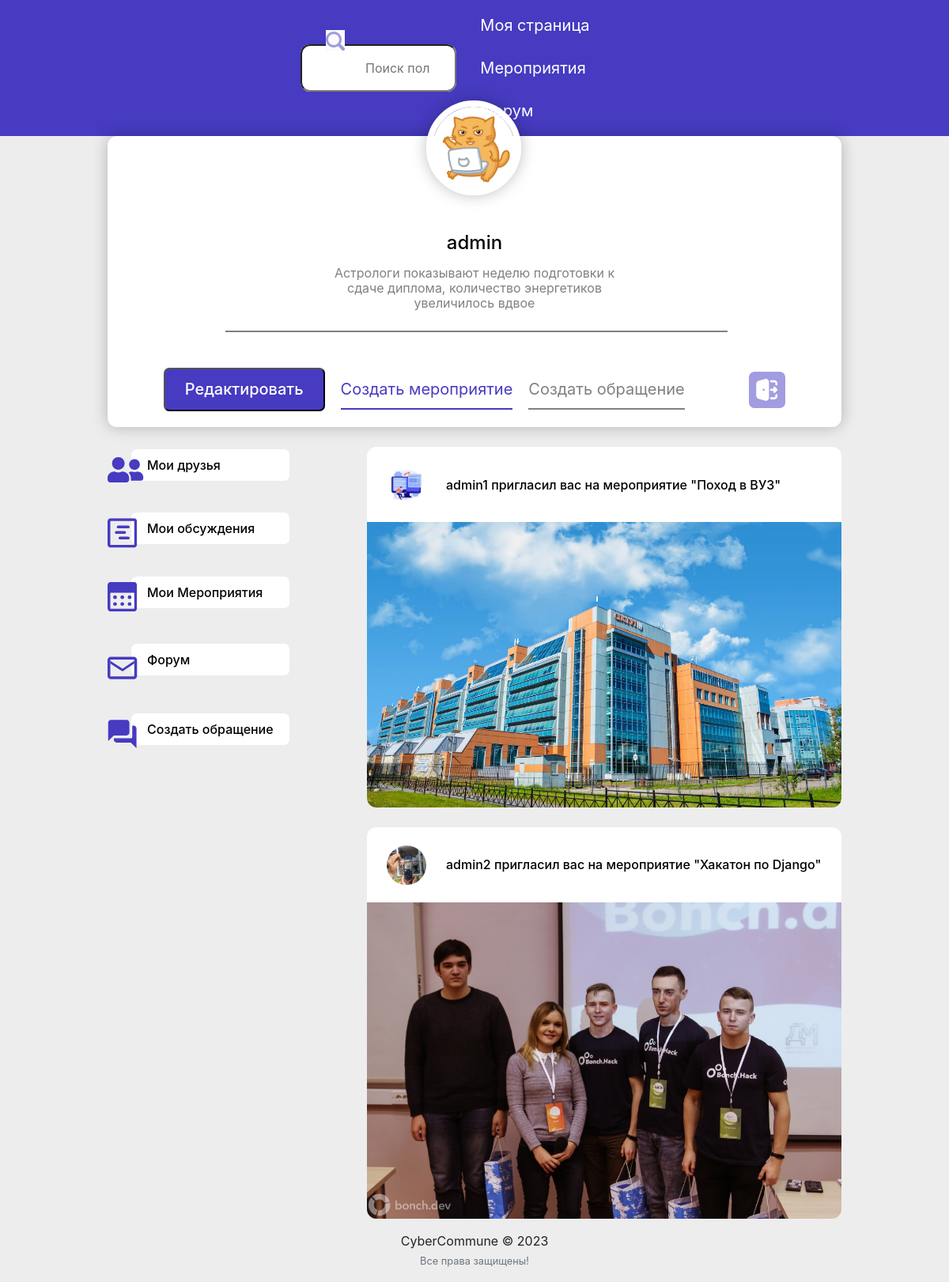
Page /my-profile/ (signed in) on the committed database.
### users/models.py (models this page shows, shortened)
class Profile(models.Model):
    user = models.OneToOneField(User, on_delete=models.CASCADE)
    image = models.ImageField(default='profile_pics/default.png', upload_to='profile_pics')
    slug = AutoSlugField(populate_from='user')
    bio = models.CharField(max_length=255, blank=True)
    spec = models.CharField(max_length=255)
    friends = models.ManyToManyField("Profile", blank=True)

### events/models.py (models this page shows, shortened)
class EventRequest(models.Model):
    to_user = models.ForeignKey(settings.AUTH_USER_MODEL, related_name='to_user_event', on_delete=models.CASCADE)
    from_user = models.ForeignKey(settings.AUTH_USER_MODEL, related_name='from_user_event', on_delete=models.CASCADE)
    event_id = models.ForeignKey(Event, on_delete=models.CASCADE)
    timestamp = models.DateTimeField(auto_now_add=True)

class Event(models.Model):
    user = models.ForeignKey(User, on_delete=models.CASCADE, related_name="events")
    title = models.CharField(max_length=200, unique=True)
    description = models.TextField()
    tags = models.CharField(max_length=100, blank=True)
    pic = models.ImageField(default='path/to/event-img/default.png', upload_to='path/to/event-img')
    date_posted = models.DateTimeField(default=timezone.now)
    date = models.DateTimeField()

### users/views.py (the view)
# urls.py: path('my-profile/', user_views.my_profile, name='my_profile'),
@login_required
def my_profile(request):
    p = request.user.profile
    you = p.user
    sent_friend_requests = FriendRequest.objects.filter(from_user=you)
    rec_friend_requests = FriendRequest.objects.filter(to_user=you)
    user_posts = Post.objects.filter(user_name=you)
    user_events = Event.objects.filter(user=you)
    user_event_requests = EventRequest.objects.filter(to_user=you)
    friends = p.friends.all()
    button_status = 'none'
    if p not in request.user.profile.friends.all():
        button_status = 'not_friend'
        if len(FriendRequest.objects.filter(
            from_user=request.user).filter(to_user=you)) == 1:
                button_status = 'friend_request_sent'
        if len(FriendRequest.objects.filter(
            from_user=p.user).filter(to_user=request.user)) == 1:
                button_status = 'friend_request_received'
    context = {
        'u': you,
        'button_status': button_status,
        'friends_list': friends,
        'sent_friend_requests': sent_friend_requests,
        'rec_friend_requests': rec_friend_requests,
        'post_count': user_posts.count,
        'events': user_events,
        'events_req': user_event_requests,
    }
    return render(request, "users/profile_.html", context)

### users/templates/users/profile_.html (shortened to what this page needs)
{% extends "feed/layout.html" %} {% load static %}
{% block cssfiles %}
    <link href="{% static 'users/profile.css' %}" rel="stylesheet">
{% endblock cssfiles %}
{% block searchform %}
<form
  class="search"
  action="{% url 'search_users' %}"
  method="get">
  <div class="text-field-icon">
      <input name="q" type="text" placeholder="Поиск пользователей" />
  </div>
        <button type="submit">
        <img src="{% static 'users/search.svg' %}" alt="Поиск">
      </button>
</form>
<nav class="nav">
    <a href="{% url 'my_profile' %}">Моя страница</a>
    <a href="{% url 'events' %}">Мероприятия</a>
    <a href="{% url 'home' %}">Форум</a>
</nav>
{% endblock searchform %}
{% block content %}
    <div class="container page">
        <div class="lk">
            <img class="card-profile-image" src="{{ u.profile.image.url }}"/>
            <h2>{{ u.username }}</h2>
            <p class="pg">{{ u.profile.bio}}</p>
            <div class="buttons-lk">
                <div class="main-buttons-lk">
                    <button class="edit"><a href="{% url 'edit_profile' %}">Редактировать</a></button>
                    <a href="{% url 'event-create' %}" class="create-event">Создать мероприятие</a>
                    <a href="{% url 'post-create' %}" class="create-post">Создать обращение</a>
                </div>
                <div class="lk-logout">
                    {% if request.user == u %}
                    <a class="logout" href="{% url 'logout' %}"><img src="{% static 'users/logout.svg' %}" alt="Выйти"></a>
                    {% else %}
                    <a class="logout" href="{% url 'my_profile' %}"><img src="{% static 'users/logout.svg' %}" alt="Выйти"></a>
                    {% endif %}
                </div>
            </div>
        </div>
        <div class="wall-flex">
            <div class="wall-1">
            <ul class="page-list">
                <li>
                    {% if request.user == u %}
                    <div class="page-list-item">
                        <img src="{% static 'users/my_friends.svg' %}" alt="Мои друзья">
                        <div class="page-list-text">
                            <a href="{% url 'friend_list' %}" class="text-1">Мои друзья</a>
                        </div>
                    </div>
                    {% endif %}
                </li>
                <li>
                    {% if request.user == u %}
                    <div class="page-list-item">
                        <img src="{% static 'users/my_project.svg' %}" alt="">
                        <div class="page-list-text">
                            <a href="{% url 'user-posts' u.username %}" class="text-1">Мои обсуждения</a>
                        </div>
                    </div>
                    {% endif %}
                </li>
                <li>
                    {% if request.user == u %}
                    <div class="page-list-item">
                        <img src="{% static 'users/my_mero.svg' %}" alt="">
                        <div class="page-list-text">
                            <a href="{% url 'user-events' u %}" class="text-1">Мои Мероприятия</a>
                        </div>
                    </div>
                    {% endif %}
                </li>
                <li>
                    <div class="page-list-item">
                        <img src="{% static 'users/messages.svg' %}" alt="">
                        <div class="page-list-text">
                            <a href="{% url 'home' %}" class="text-1">Форум</a>
                        </div>
                    </div>
                </li>
                <li>
                    <div class="page-list-item">
                        <img src="{% static 'users/forum.svg' %}" alt="">
                        <div class="page-list-text">
                            <a href="{% url 'post-create' %}" class="text-1">Создать обращение</a>
                        </div>
                    </div>
                </li>
            </ul>
        </div>
            {% if request.user == u %}
        <div class="requests">
            {% for event in events_req %}
            <div class="card-event-req">
                <div class="card-event-req-top">
                    <img class="card-event-user-image" src="{{ event.from_user.profile.image.url }}"/>
                    <p>{{ event.from_user.username }} пригласил вас на мероприятие "{{ event.event_id.title }}"</p>
                </div>
                <img class="card-event-image" src="{{ event.event_id.pic.url }}"/>
            </div>
            {% endfor %}
        </div>
            {% endif%}
        </div>
    </div>
{% endblock content %} {% block jsfiles %}{% endblock jsfiles %}

### users/static/users/auth.css (style rules this page uses)
* { margin: 0; padding: 0; }
body { background: #ededed; }
a, button, h1, h2, h3, h4, h5, h6, p { font-family: Inter, sans-serif; margin-bottom: 0; }
a { text-decoration: none; }
.container { max-width: 1160px; margin: 0 auto; padding: 0; }
.text-1 { font-weight: 500; font-size: 20px; line-height: 24px; }

### users/static/users/profile.css (style rules this page uses)
.search { background: #FAFAFA; border-radius: 12px; width: 370px; height: 60px; }
.search .text-field-icon { height:100%; }
.search input { outline: none; border-radius: 12px; padding: 2px 32px 2px 80px; width: 100%; height: 100%; }
.search button { background: #FAFAFA; position: absolute; top: 38px; left: 412px; border: none; }
.nav { margin-left: 30px; display: flex; flex-direction: row; gap: 30px; }
.nav a { font-weight: 400; font-size: 20px; line-height: 24px; color: #FFFFFF; }
.container { max-width: 1160px; margin: 0 auto; }
.text-1 { font-size: 16px; line-height: 19px; color: #000; text-decoration: none; }
.page .page-list { list-style-type: none; display: flex; flex-direction: column; margin-top: -35px; }
.page .page-list li { height: 80px; }
.page .page-list li img { position: relative; top: 45px; }
.page .page-list li .page-list-text { margin-left: 30px; color: #000; background: #fff; border-radius: 7px; padding: 8px 0 8px 20px; width: 200px; }
.page .page-list li:nth-child(4) { margin-top: 15px; }
.lk { box-shadow: 0px 0px 19px rgba(0, 0, 0, 0.25); border-radius: 12px; padding: 0 30px 20px 30px; width: 80%; margin: 0 auto; background: #FFFFFF; }
.lk h2 { font-style: normal; font-weight: 500; font-size: 24px; line-height: 29px; text-align: center; color: #000000; margin-bottom: 15px; }
.lk .pg { font-weight: 400; font-size: 16px; line-height: 19px; width: 400px; text-align: center; color: #808080; margin: 0 auto; margin-bottom: 45px; }
.lk .pg::after { content: ""; display: block; padding-top: 25px; border-bottom: 2px solid #808080; width: 635px; margin-left: -115px; }
.card-profile-image { position: relative; top:-45px; left:43%; width:120px; height: 120px; border: 8px solid #FFFFFF; box-shadow: 0px 0px 19px rgba(0, 0, 0, 0.25); border-radius: 50%; }
.buttons-lk { display: flex; flex-direction: row; justify-content: space-around; }
.buttons-lk .main-buttons-lk { display: flex; flex-direction: row; gap: 20px; align-items: center; }
.buttons-lk .main-buttons-lk .edit { padding: 13px 25px; background: #463BC1; border-radius: 7px; }
.buttons-lk .main-buttons-lk .edit a { font-weight: 500; font-size: 20px; line-height: 24px; text-align: center; color: #FFFFFF; }
.buttons-lk .main-buttons-lk .create-event { font-weight: 400; font-size: 20px; line-height: 24px; color: #463BC1; text-decoration: none; margin-top: 12px; }
.buttons-lk .main-buttons-lk .create-event::after { content: ""; display: block; width: 100%; padding-top: 12px; border-bottom: 2px solid #463BC1; }
.buttons-lk .main-buttons-lk .create-post { font-weight: 400; font-size: 20px; line-height: 24px; color: #808080; text-decoration: none; margin-top: 12px; }
.buttons-lk .main-buttons-lk .create-post::after { content: ""; display: block; width: 100%; padding-top: 12px; border-bottom: 2px solid #808080; }
.lk-logout { background: rgba(70, 59, 193, 0.5); border-radius: 7px; align-self: center; padding: 9px; }
.wall-flex { width: 80%; margin: 0 auto; display: flex; flex-direction: row; justify-content: space-between; margin-top: 25px; }
.requests { display: flex; flex-direction: column; gap: 25px; }
.requests .card-event-req { background: #FFFFFF; width: 600px; border-radius: 12px; }
.requests .card-event-req .card-event-req-top { display: flex; flex-direction: row; gap: 25px; padding: 23px 25px 22px 25px; }
.card-event-req-top .card-event-user-image { width: 50px; height: 50px; border-radius: 50%; }
.card-event-req-top p { font-style: normal; font-weight: 500; font-size: 16px; line-height: 19px; align-self: center; color: #000000; }
.card-event-req .card-event-image { width:600px; border-radius: 0px 0px 12px 12px; }

### rows in the picture
EventRequest: from_user.profile.image (picture), from_user.username "admin1", event_id "Поход в ВУЗ", event_id.pic (picture)
EventRequest: from_user.profile.image (picture), from_user.username "admin2", event_id "Хакатон по Django", event_id.pic (picture)

### other values in the picture
{{ u.username }} "admin"
{{ u.profile.bio }} "Астрологи показывают неделю подготовки к сдаче диплома, количество энергетиков увеличилось вдвое"
